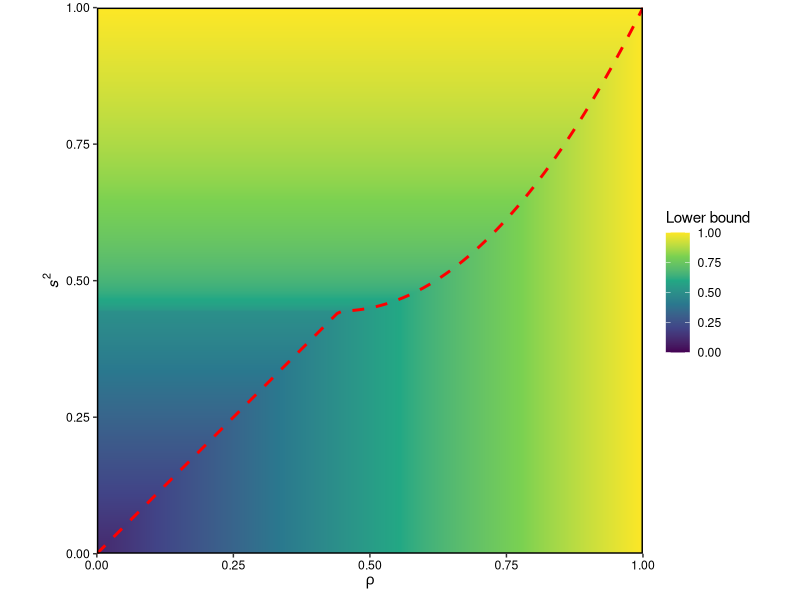

Generate this figure with R:
### Graph of graphs: Visualization for Proposition 4

# Code for the visualization of the lower bound from Proposition 4(i) in the
# paper "Graph of Graphs: From Nodes to Supernodes in Graphical Models" by Maria
# De Iorio, Willem van den Boom, Alexandros Beskos, Ajay Jasra and Andrea
# Cremaschi.


library(ggplot2)


p <- 10L
h_p <- function (t) 1 / p + (1 - 1 / p) * t

h_star <- function (t) {
  n <- length(t)
  res <- numeric(n)
  
  for (i in 1:n) {
    res[i] <- if (t[i] <= 0.5) t[i] else 0.5 * (1 + sqrt(2 * t[i] - 1))
  }
  
  return (res)
}

h_p_inv <- function (t) (p * t - 1) / (p - 1L)
h_star_inv <- function (t) ifelse(t <= 0.5, t, 0.5 * (1 + (2 * t - 1)^2))

n_grid <- 1e3L
t_grid <- seq(from = 0, to = 1, length.out = n_grid)
df <- data.frame(rho = numeric(n_grid^2), s2 = numeric(n_grid^2))
pb <- txtProgressBar(max = n_grid, style = 3L)

for (i in 1:n_grid) {
  df$rho[0:(n_grid - 1L) * n_grid + i] <- t_grid
  df$s2[(i - 1L) * n_grid + 1:n_grid] <- t_grid
  setTxtProgressBar(pb, i)
}

close(pb)
df$lb <- pmax(h_p(df$rho), h_star(h_p(df$s2)))

plot_obj <- ggplot() +
  geom_raster(data = df, aes(x = rho, y = s2, fill = lb)) +
  scale_fill_viridis_c(name = "Lower bound", limits = 0:1) +
  geom_function(
    fun = function (rho) h_p_inv(h_star_inv(h_p(rho))), col = "red",
    lty = "dashed", lwd = 1
  ) +
  coord_fixed() +
  scale_x_continuous(limits = 0:1, expand = c(0, 0)) +
  scale_y_continuous(limits = 0:1, expand = c(0, 0)) +
  theme(
    panel.border = element_rect(colour = "black", fill= NA, linewidth = 1),
    axis.text.x = element_text(colour = "black"),
    axis.text.y = element_text(colour = "black")
  ) +
  ylab(expression(italic(s)^2)) +
  xlab(expression(rho))

# We suppress warnings related to values not being plot since they are exactly
# at the plot limits.
suppressWarnings(ggsave(
  plot = plot_obj, filename = "proposition_plot.pdf", width = 5.5, height = 4
))
